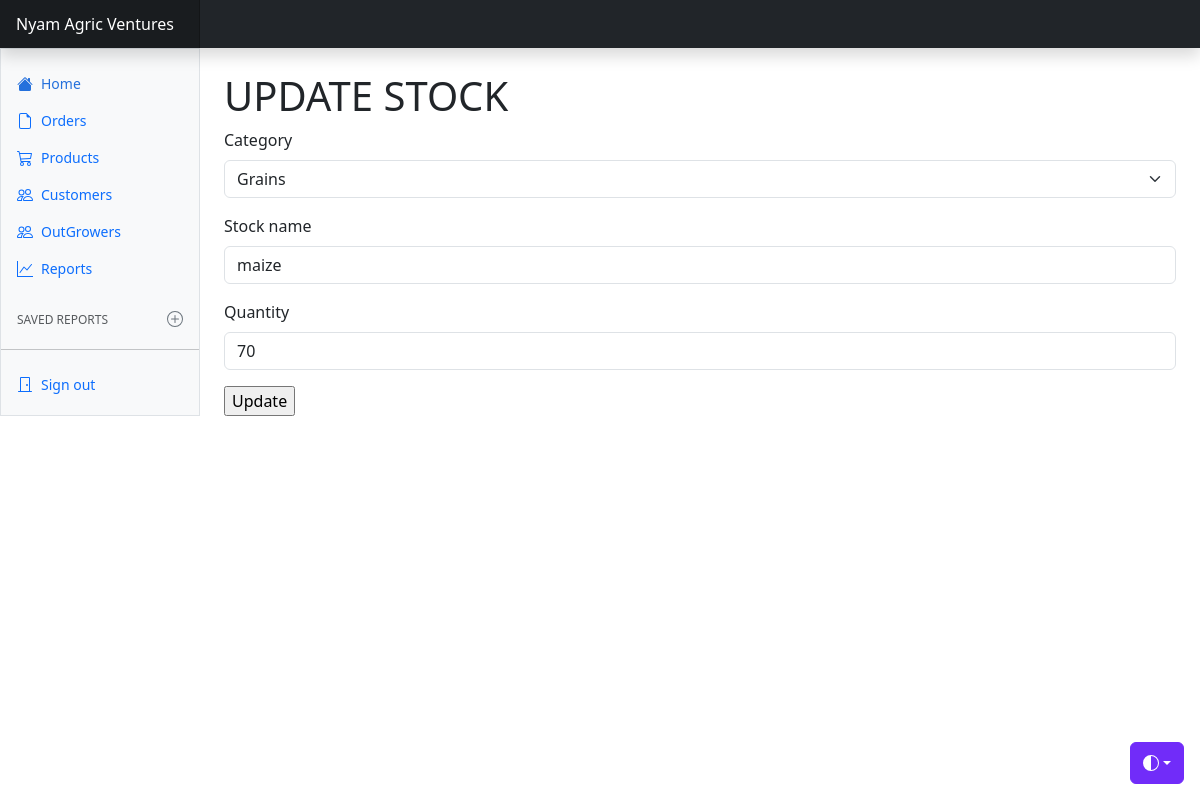
The app's page /update_stock/1/ with its own data.
### stock_app/models.py (models this page shows, shortened)
class Stock(models.Model):
    category = models.ForeignKey(Category, on_delete=models.CASCADE, blank=True, null=True)
    stock_name = models.CharField(max_length=100, blank=True, null=True)
    quantity = models.IntegerField(default=0, blank=True, null=True)
    quantity_purchased = models.IntegerField(default=0, blank=True, null=True)
    purchased_by = models.CharField(max_length=100, blank=True, null=True)
    quantity_sold = models.IntegerField(default=0, blank=True, null=True)
    sold_by = models.CharField(max_length=100, blank=True, null=True)
    sold_to = models.CharField(max_length=100, blank=True, null=True)
    reorder_level = models.IntegerField(blank=True, null=True)
    date_registered = models.DateTimeField(auto_now_add=True, auto_now=False)
    last_updated = models.DateTimeField(auto_now_add=False, auto_now=True)
    export_to_csv = models.BooleanField(default=False)

### stock_app/views.py (the view)
# urls.py: path('update_stock/<str:pk>/', views.update_stock, name="update_stock"),
def update_stock(request, pk):
    stock = Stock.objects.get(id=pk)
    form = StockUpdate(instance=stock)
    if request.method == "POST":
        form = StockUpdate(request.POST, instance=stock)
        if form.is_valid():
            form.save()
            messages.success(request, "Stock Has Been Updated Successfully")
            return redirect('stock_list')
    context = {
         "form": form
    }
    return render(request, 'stock_update.html', context)

### stock_app/forms.py
class StockUpdate(forms.ModelForm):
    class Meta:
        model = Stock
        fields = ["category","stock_name", "quantity"]

### stock_app/models.py (called while the page is built)
    def __str__(self):
        return self.category_name

### stock_app/templates/stock_update.html (shortened to what this page needs)
<!doctype html>
{% load static %}
{% load crispy_forms_tags %}
<html lang="en" data-bs-theme="auto">
  <head><script src="/docs/5.3/assets/js/color-modes.js"></script>
     <link href="{% static 'css/stylesheet.css' %}" rel="stylesheet">
    <link href="{% static 'css/bootstrap.min.css' %}" rel="stylesheet">
    <link href="{% static 'css/dashboard.css' %}" rel="stylesheet">
    <link rel="stylesheet" href="https://cdn.jsdelivr.net/npm/@docsearch/css@3">
<link href="/docs/5.3/dist/css/bootstrap.min.css" rel="stylesheet">
    <link href="https://cdn.jsdelivr.net/npm/bootstrap-icons@1.10.5/font/bootstrap-icons.min.css" rel="stylesheet">
    <link href="dashboard.css" rel="stylesheet">
  </head>
  <body>
    <div class="dropdown position-fixed bottom-0 end-0 mb-3 me-3 bd-mode-toggle">
      <button class="btn btn-bd-primary py-2 dropdown-toggle d-flex align-items-center"
              id="bd-theme"
              type="button"
              aria-expanded="false"
              data-bs-toggle="dropdown"
              aria-label="Toggle theme (auto)">
        <svg class="bi my-1 theme-icon-active" width="1em" height="1em"><use href="#circle-half"></use></svg>
      </button>
    </div>
<header class="navbar sticky-top bg-dark flex-md-nowrap p-0 shadow" data-bs-theme="dark">
  <a class="navbar-brand col-md-3 col-lg-2 me-0 px-3 fs-6 text-white" href="#">Nyam Agric Ventures</a>
</header>
<div class="container-fluid">
  <div class="row">
    <div class="sidebar border border-right col-md-3 col-lg-2 p-0 bg-body-tertiary">
      <div class="offcanvas-md offcanvas-end bg-body-tertiary" tabindex="-1" id="sidebarMenu" aria-labelledby="sidebarMenuLabel">
        <div class="offcanvas-body d-md-flex flex-column p-0 pt-lg-3 overflow-y-auto">
          <ul class="nav flex-column">
            <li class="nav-item">
              <a class="nav-link d-flex align-items-center gap-2 active" aria-current="page" href="{% url 'home' %}">
                <svg class="bi"><use xlink:href="#house-fill"/></svg>
                Home
              </a>
            </li>
            <li class="nav-item">
              <a class="nav-link d-flex align-items-center gap-2" href="{% url 'stock_details' %}">
                <svg class="bi"><use xlink:href="#file-earmark"/></svg>
                Orders
              </a>
            </li>
            <li class="nav-item">
              <a class="nav-link d-flex align-items-center gap-2" href="{% url 'stock_list' %}">
                <svg class="bi"><use xlink:href="#cart"/></svg>
                Products
              </a>
            </li>
            <li class="nav-item">
              <a class="nav-link d-flex align-items-center gap-2" href="#">
                <svg class="bi"><use xlink:href="#people"/></svg>
                Customers
              </a>
            </li>
            <li class="nav-item">
              <a class="nav-link d-flex align-items-center gap-2" href="#">
                <svg class="bi"><use xlink:href="#people"/></svg>
                OutGrowers
              </a>
            </li>
            <li class="nav-item">
              <a class="nav-link d-flex align-items-center gap-2" href="#">
                <svg class="bi"><use xlink:href="#graph-up"/></svg>
                Reports
              </a>
            </li>
          </ul>
          <h6 class="sidebar-heading d-flex justify-content-between align-items-center px-3 mt-4 mb-1 text-body-secondary text-uppercase">
            <span>Saved reports</span>
            <a class="link-secondary" href="#" aria-label="Add a new report">
              <svg class="bi"><use xlink:href="#plus-circle"/></svg>
            </a>
          </h6>
          <hr class="my-3">
          <ul class="nav flex-column mb-auto">
            <li class="nav-item">
              <a class="nav-link d-flex align-items-center gap-2" href="#">
                <svg class="bi"><use xlink:href="#door-closed"/></svg>
                Sign out
              </a>
            </li>
          </ul>
        </div>
      </div>
    </div>
    <main class="col-md-9 ms-sm-auto col-lg-10 px-md-4">
      <br>
      <h1>UPDATE STOCK</h1>
       <form method ="post" action="">
        {{form|crispy}}
      <input type = "submit" value="Update">
    </form>
    </main>
  </div>
</div>
    <script src="https://cdn.jsdelivr.net/npm/chart.js@4.3.2/dist/chart.umd.js"></script><script src="dashboard.js"></script></body>
</html>

### stock_app/static/css/dashboard.css (style rules this page uses)
.bi { display: inline-block; width: 1rem; height: 1rem; }
.sidebar .nav-link { font-size: .875rem; font-weight: 500; }
.sidebar .nav-link.active { color: #2470dc; }
.sidebar-heading { font-size: .75rem; }
.navbar-brand { padding-top: .75rem; padding-bottom: .75rem; background-color: rgba(0, 0, 0, .25); box-shadow: inset -1px 0 0 rgba(0, 0, 0, .25); }

### stock_app/templates/stock_update.html (style rules this page uses)
.bi { vertical-align: -.125em; fill: currentColor; }
.btn-bd-primary { --bd-violet-bg: #712cf9; --bd-violet-rgb: 112.520718, 44.062154, 249.437846; --bs-btn-font-weight: 600; --bs-btn-color: var(--bs-white); --bs-btn-bg: var(--bd-violet-bg); --bs-btn-border-color: var(--bd-violet-bg); --bs-btn-hover-color: var(--bs-white); --bs-btn-hover-bg: #6528e0; --bs-btn-hover-border-color: #6528e0; --bs-btn-focus-shadow-rgb: var(--bd-violet-rgb); --bs-btn-active-color: var(--bs-btn-hover-color); --bs-btn-active-bg: #5a23c8; --bs-btn-active-border-color: #5a23c8; }
.bd-mode-toggle { z-index: 1500; }

### records on screen
Stock: category "Grains", stock_name "maize", quantity "70"
